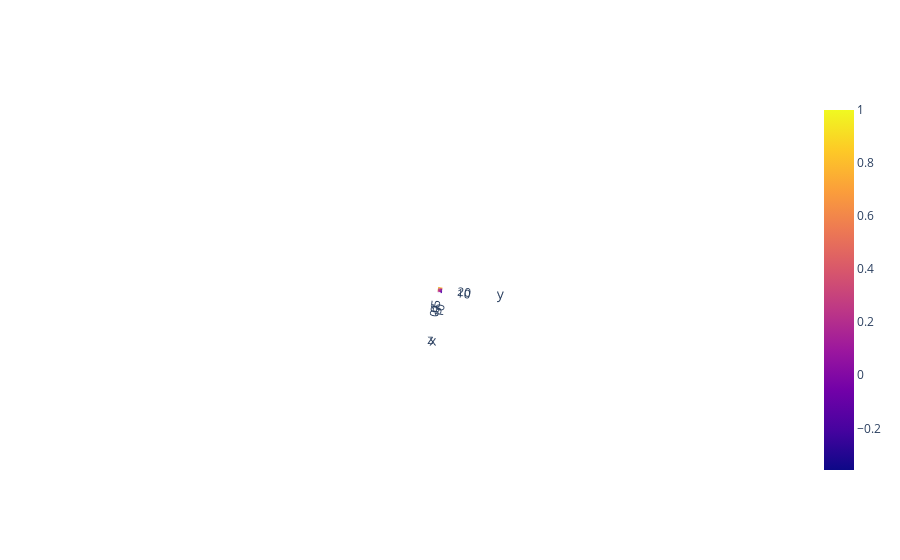

The code cell stored with this chart in its notebook:
### Code cell
fig = go.Figure(data=[go.Surface(z=Q_surface[1:,1:], x=x, y=y)])
fig.show()

### Figure 1 — Plotly figure (JSON) as saved in the notebook; plotly's stock layout.template omitted (floating-point values rounded to 4 significant figures; data arrays with more than 128 entries replaced by an {"elided": "..."} marker saying what was removed)
{"data": [{"type": "surface", "x": [1, 2, 3, 4, 5, 6, 7, 8, 9, 10], "y": [1, 2, 3, 4, 5, 6, 7, 8, 9, 10, 11, 12, 13, 14, 15, 16, 17, 18, 19, 20, 21], "z": {"elided": "21x10 float values"}}], "layout": {"autosize": true, "scene": {"aspectmode": "auto", "aspectratio": {"x": 1, "y": 1, "z": 1}, "camera": {"center": {"x": 0, "y": 0, "z": 0}, "eye": {"x": 7.034, "y": -62.94, "z": 77.39}, "projection": {"type": "perspective"}, "up": {"x": 0, "y": 0, "z": 1}}}}}
